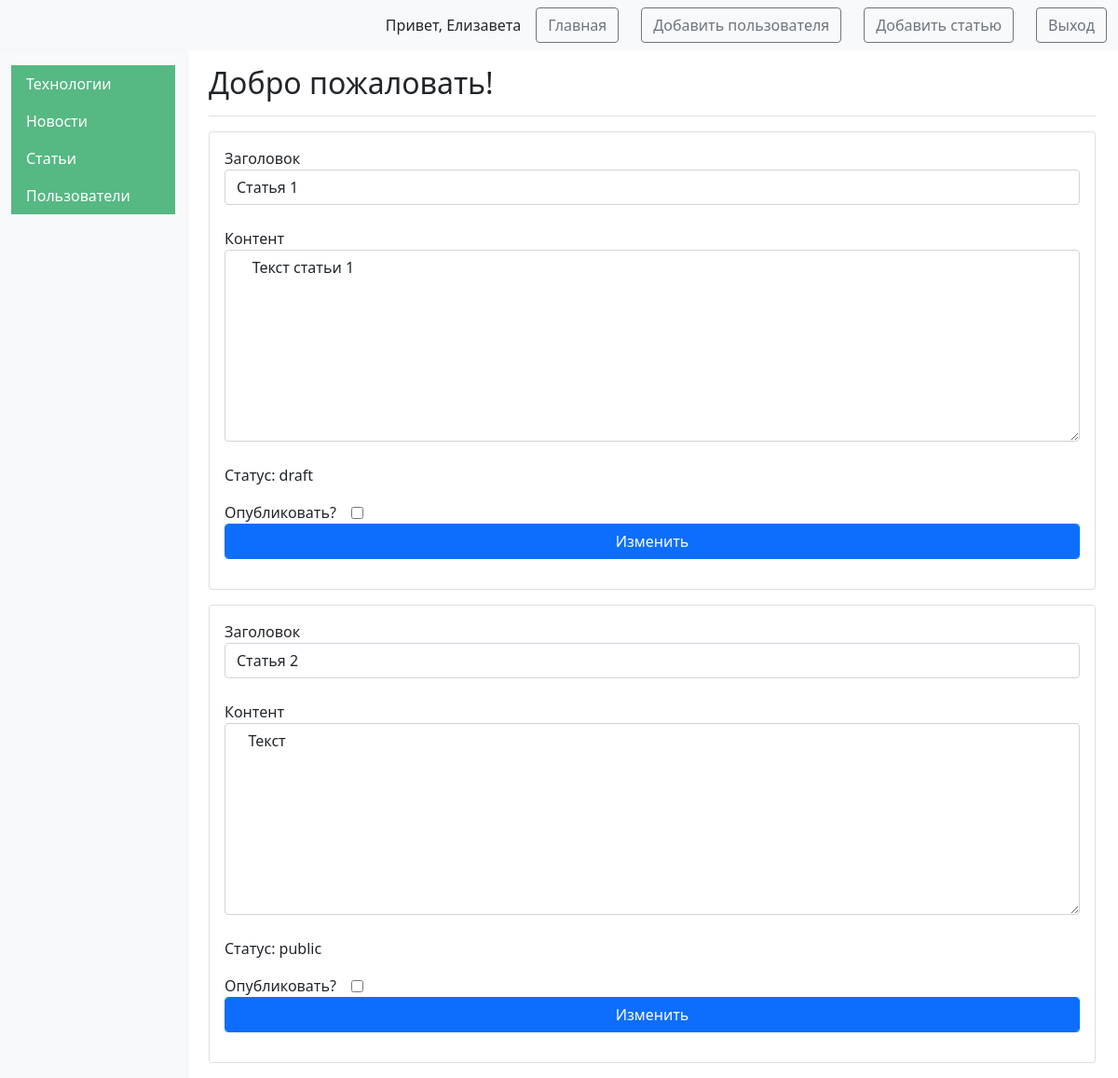
The app's page /post_admin (signed in) with its own data.
### tables this page shows
CREATE TABLE users (
    id INTEGER PRIMARY KEY AUTOINCREMENT,
    name TEXT NOT NULL,
    email TEXT NOT NULL,
    psw TEXT NOT NULL,
    is_admin INTEGER NOT NULL
);

CREATE TABLE posts (
    id INTEGER PRIMARY KEY AUTOINCREMENT,
    created TIMESTAMP NOT NULL DEFAULT CURRENT_TIMESTAMP,
    title TEXT NOT NULL,
    content TEXT NOT NULL,
    status TEXT DEFAULT draft,
    author TEXT NOT NULL
);

### app.py (the view, shortened to what this page needs)
@app.route('/post_admin', methods=["POST", "GET"])
@login_required
def post_admin():
    data = None
    if int(current_user.get_admin()) == 1:
        data = dbase.getJSON()
    else:
        data = dbase.getUserPostsJSON(current_user.get_id())
    res = dbase.getAllUsers()
    return render_template(
        "post_admin.html",
        posts=data,
        res=res,
        user_name=current_user.get_name(),
        is_admin=int(current_user.get_admin())
    )

### DataBase.py (called while the page is built)
    def getJSON(self):
        sql = '''SELECT * FROM posts'''
        try:
            self.__cur.execute(sql)
            res = self.__cur.fetchall()
            if res:
                blocks_list = [dict(ix) for ix in res]
                return blocks_list
        except:
            return False
        return []

    def getUser(self, user_id):
        try:
            self.__cur.execute(
                f"SELECT * FROM users WHERE id = {user_id} LIMIT 1")
            res = self.__cur.fetchone()
            if not res:
                print("Пользователь не найден")
                return False
            return res
        except sqlite3.Error as e:
            print("Ошибка получения из БД "+str(e))
        return False

    def getAllUsers(self):
        try:
            self.__cur.execute(f"SELECT * FROM users")
            res = self.__cur.fetchall()
            print(res)
            if res:
                blocks_list = [dict(ix) for ix in res]
                print(blocks_list)
                return blocks_list
        except sqlite3.Error as e:
            print("Ошибка получения данных из БД "+str(e))
        return False

### UserLogin.py (called while the page is built)
    def fromDB(self, user_id, db):
        self.__user = db.getUser(user_id)
        return self

    def get_name(self):
        return str(self.__user['name'])

    def get_admin(self):
        return str(self.__user['is_admin'])

### app.py (called while the page is built)
@app.before_request
def before_request():
    global dbase
    db = get_db()
    dbase = DataBase(db)

@login_manager.user_loader  # Загрузка пользователя
def load_user(user_id):
    return UserLogin().fromDB(user_id, dbase)

def connect_db():
    conn = sqlite3.connect(app.config['DATABASE'], check_same_thread=False)
    conn.row_factory = sqlite3.Row
    return conn

def get_db():
    if not hasattr(g, 'link_db'):
        g.link_db = connect_db()
    return g.link_db

### templates/post_admin.html (shortened to what this page needs)
<!DOCTYPE html>
<html lang="en">
<head>
	<link href="https://cdn.jsdelivr.net/npm/bootstrap@5.1.3/dist/css/bootstrap.min.css" rel="stylesheet">
</head>
<body>
	<nav class="navbar navbar-expand-lg navbar-light bg-light">
		<div class="container-fluid">
			<div class="d-flex align-items-center">
				<span class="me-3">Привет, {{user_name}}</span>
				<a href="{{ url_for('index') }}" class="btn btn-outline-secondary me-4">Главная</a>
				{% if is_admin == 1 %}
				<a class="btn btn-outline-secondary me-4" href="{{url_for('register')}}">Добавить пользователя</a>
				{% endif %}
				<a class="btn btn-outline-secondary me-4" href="{{url_for('addPost')}}">Добавить статью</a>
				<a href="{{ url_for('logout') }}" class="btn btn-outline-secondary">Выход</a>
			</div>
		</div>
	</nav>
	<div class="container-fluid">
		<div class="row">
			{% if is_admin == 1 %}
			<nav id="sidebarMenu" class="col-md-3 col-lg-2 d-md-block bg-light sidebar collapse">
				<div class="position-sticky pt-3">
					<ul class="nav flex-column">
						<li class="nav-item">
							<a class="nav-link active" aria-current="page" href="{{ url_for('tech_admin') }}">
								Технологии
							</a>
							<a class="nav-link active" aria-current="page" href="{{ url_for('news_admin') }}">
								Новости
							</a>
							<a class="nav-link active" aria-current="page" href="{{ url_for('post_admin') }}">
								Статьи
							</a>
							<a class="nav-link active" aria-current="page" href="{{ url_for('get_all_users') }}">
								Пользователи
							</a>
						</li>
					</ul>
				</div>
			</nav>
			{% endif %}
			<main class="col-md-9 ms-sm-auto col-lg-10 px-md-4">
				<div
					class="d-flex justify-content-between flex-wrap flex-md-nowrap align-items-center pt-3 pb-2 mb-3 border-bottom">
					<h1 class="h2">Добро пожаловать!</h1>
				</div>
				{% if posts == () %}
				<h5 class="card-title">Статей пока нету</h5>
				{% else %}
				{% for post in posts %}
				{% if is_admin == 1 %}
				<form action="{{url_for('post_admin')}}" method="post" class="form-contact">
					<div class="card mb-3">
						<div class="card-body">
							<label class="d-flex flex-column">Заголовок<input class="form-control" type="text"
									value="{{ post['title'] }}" name="title"> <br></label>
							<label class="d-flex flex-column">Контент<textarea class="form-control"
									value="{{ post['content'] }}" name="content" rows="8"
									cols="55"> {{ post['content'] }}</textarea> <br></label>
							<p>Статус: {{ post['status'] }}</p>
							<label class="d-flex gap-3 align-items-center">Опубликовать?<input id='testName'
									type='checkbox' value='public' name='status'></label>
							<p><button class="form-control color-primary btn btn-primary"
									type="submit">Изменить</button>
						</div>
					</div>
				</form>
				{% endif %}
				{% endfor %}
				{% endif %}
			</main>
		</div>
	</div>
</body>
</html>

### templates/post_admin.html (style rules this page uses)
#sidebarMenu { min-height: 100vh; box-shadow: 0 2px 5px rgba(0, 0, 0, 0.1); z-index: 1000; }
.sidebar .nav-link { border-radius: 0; color: #333; }
.sidebar .nav-link.active { background-color: #56B883; color: white; }

### records on screen
users: name "Елизавета"
posts: title "Статья 1", content "Текст статьи 1", status "draft"
posts: title "Статья 2", content "Текст", status "public"
